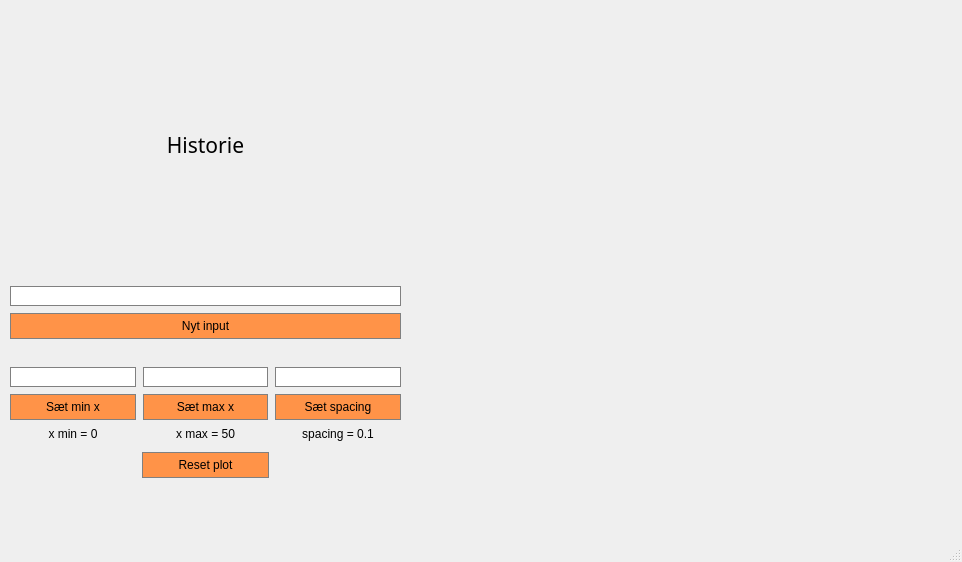
<?xml version="1.0" encoding="UTF-8"?>
<ui version="4.0">
 <class>MainWindow</class>
 <widget class="QMainWindow" name="MainWindow">
  <property name="geometry">
   <rect>
    <x>0</x>
    <y>0</y>
    <width>962</width>
    <height>562</height>
   </rect>
  </property>
  <property name="windowTitle">
   <string>MainWindow</string>
  </property>
  <widget class="QWidget" name="centralwidget">
   <widget class="QCustomPlot" name="customPlot" native="true">
    <property name="geometry">
     <rect>
      <x>410</x>
      <y>0</y>
      <width>551</width>
      <height>531</height>
     </rect>
    </property>
   </widget>
   <widget class="QWidget" name="verticalLayoutWidget">
    <property name="geometry">
     <rect>
      <x>10</x>
      <y>10</y>
      <width>391</width>
      <height>441</height>
     </rect>
    </property>
    <layout class="QVBoxLayout" name="verticalLayout">
     <item>
      <layout class="QGridLayout" name="gridLayout_2">
       <property name="sizeConstraint">
        <enum>QLayout::SetDefaultConstraint</enum>
       </property>
      </layout>
     </item>
     <item>
      <spacer name="verticalSpacer_3">
       <property name="orientation">
        <enum>Qt::Vertical</enum>
       </property>
       <property name="sizeHint" stdset="0">
        <size>
         <width>20</width>
         <height>40</height>
        </size>
       </property>
      </spacer>
     </item>
     <item>
      <widget class="QLabel" name="historie">
       <property name="font">
        <font>
         <family>Helonia</family>
         <pointsize>16</pointsize>
        </font>
       </property>
       <property name="layoutDirection">
        <enum>Qt::LeftToRight</enum>
       </property>
       <property name="styleSheet">
        <string notr="true"/>
       </property>
       <property name="text">
        <string>Historie</string>
       </property>
       <property name="textFormat">
        <enum>Qt::RichText</enum>
       </property>
       <property name="alignment">
        <set>Qt::AlignCenter</set>
       </property>
       <property name="wordWrap">
        <bool>true</bool>
       </property>
      </widget>
     </item>
     <item>
      <spacer name="verticalSpacer_2">
       <property name="orientation">
        <enum>Qt::Vertical</enum>
       </property>
       <property name="sizeHint" stdset="0">
        <size>
         <width>20</width>
         <height>40</height>
        </size>
       </property>
      </spacer>
     </item>
     <item>
      <layout class="QGridLayout" name="gridLayout">
       <property name="spacing">
        <number>7</number>
       </property>
       <item row="7" column="1">
        <widget class="QLabel" name="xMin_text">
         <property name="layoutDirection">
          <enum>Qt::LeftToRight</enum>
         </property>
         <property name="text">
          <string>x min = 0</string>
         </property>
         <property name="alignment">
          <set>Qt::AlignCenter</set>
         </property>
        </widget>
       </item>
       <item row="6" column="1">
        <widget class="QPushButton" name="buttonMin">
         <property name="sizePolicy">
          <sizepolicy hsizetype="Minimum" vsizetype="Fixed">
           <horstretch>1</horstretch>
           <verstretch>0</verstretch>
          </sizepolicy>
         </property>
         <property name="styleSheet">
          <string notr="true">QPushButton {
	background-color: #ff9348;
	border: 1px solid gray;
	padding: 5px;
}

QPushButton:pressed {
	background-color: #ffcaa2;
	border: 1px solid gray;
	padding: 5px;
}</string>
         </property>
         <property name="text">
          <string>Sæt min x</string>
         </property>
        </widget>
       </item>
       <item row="5" column="2">
        <widget class="QLineEdit" name="xMax">
         <property name="styleSheet">
          <string notr="true">QLineEdit {
	border: 1px solid gray;
	padding: 1px;
}</string>
         </property>
        </widget>
       </item>
       <item row="1" column="1" colspan="3">
        <widget class="QPushButton" name="inputButton">
         <property name="styleSheet">
          <string notr="true">QPushButton {
	background-color: #ff9348;
	border: 1px solid gray;
	padding: 5px;
}

QPushButton:pressed {
	background-color: #ffcaa2;
	border: 1px solid gray;
	padding: 5px;
}</string>
         </property>
         <property name="text">
          <string>Nyt input</string>
         </property>
        </widget>
       </item>
       <item row="6" column="3">
        <widget class="QPushButton" name="buttonSpacing">
         <property name="sizePolicy">
          <sizepolicy hsizetype="Preferred" vsizetype="Preferred">
           <horstretch>1</horstretch>
           <verstretch>0</verstretch>
          </sizepolicy>
         </property>
         <property name="styleSheet">
          <string notr="true">QPushButton {
	background-color: #ff9348;
	border: 1px solid gray;
	padding: 5px;
}

QPushButton:pressed {
	background-color: #ffcaa2;
	border: 1px solid gray;
	padding: 5px;
}</string>
         </property>
         <property name="text">
          <string>Sæt spacing</string>
         </property>
        </widget>
       </item>
       <item row="0" column="1" colspan="3">
        <widget class="QLineEdit" name="lineInput">
         <property name="styleSheet">
          <string notr="true">QLineEdit {
	border: 1px solid gray;
	padding: 1px;
}</string>
         </property>
        </widget>
       </item>
       <item row="5" column="3">
        <widget class="QLineEdit" name="spacing">
         <property name="styleSheet">
          <string notr="true">QLineEdit {
	border: 1px solid gray;
	padding: 1px;
}</string>
         </property>
        </widget>
       </item>
       <item row="7" column="2">
        <widget class="QLabel" name="xMax_text">
         <property name="text">
          <string>x max = 50</string>
         </property>
         <property name="alignment">
          <set>Qt::AlignCenter</set>
         </property>
        </widget>
       </item>
       <item row="7" column="3">
        <widget class="QLabel" name="spacing_text">
         <property name="text">
          <string>spacing = 0.1</string>
         </property>
         <property name="alignment">
          <set>Qt::AlignCenter</set>
         </property>
        </widget>
       </item>
       <item row="5" column="1">
        <widget class="QLineEdit" name="xMin">
         <property name="styleSheet">
          <string notr="true">QLineEdit {
	border: 1px solid gray;
	padding: 1px;
}</string>
         </property>
        </widget>
       </item>
       <item row="4" column="1">
        <widget class="QLabel" name="label_4">
         <property name="text">
          <string/>
         </property>
        </widget>
       </item>
       <item row="6" column="2">
        <widget class="QPushButton" name="buttonMax">
         <property name="sizePolicy">
          <sizepolicy hsizetype="Minimum" vsizetype="Fixed">
           <horstretch>1</horstretch>
           <verstretch>0</verstretch>
          </sizepolicy>
         </property>
         <property name="styleSheet">
          <string notr="true">QPushButton {
	background-color: #ff9348;
	border: 1px solid gray;
	padding: 5px;
}

QPushButton:pressed {
	background-color: #ffcaa2;
	border: 1px solid gray;
	padding: 5px;
}</string>
         </property>
         <property name="text">
          <string>Sæt max x</string>
         </property>
        </widget>
       </item>
       <item row="8" column="2">
        <spacer name="verticalSpacer">
         <property name="orientation">
          <enum>Qt::Vertical</enum>
         </property>
         <property name="sizeHint" stdset="0">
          <size>
           <width>0</width>
           <height>10</height>
          </size>
         </property>
        </spacer>
       </item>
      </layout>
     </item>
    </layout>
   </widget>
   <widget class="QWidget" name="gridLayoutWidget">
    <property name="geometry">
     <rect>
      <x>10</x>
      <y>450</y>
      <width>391</width>
      <height>31</height>
     </rect>
    </property>
    <layout class="QGridLayout" name="gridLayout_3">
     <item row="0" column="0">
      <widget class="QLabel" name="label">
       <property name="text">
        <string/>
       </property>
      </widget>
     </item>
     <item row="0" column="1">
      <widget class="QPushButton" name="buttonReset">
       <property name="styleSheet">
        <string notr="true">QPushButton {
	background-color: #ff9348;
	border: 1px solid gray;
	padding: 5px;
}

QPushButton:pressed {
	background-color: #ffcaa2;
	border: 1px solid gray;
	padding: 5px;
}</string>
       </property>
       <property name="text">
        <string>Reset plot</string>
       </property>
      </widget>
     </item>
     <item row="0" column="2">
      <widget class="QLabel" name="label_3">
       <property name="text">
        <string/>
       </property>
      </widget>
     </item>
    </layout>
   </widget>
  </widget>
  <widget class="QMenuBar" name="menubar">
   <property name="geometry">
    <rect>
     <x>0</x>
     <y>0</y>
     <width>962</width>
     <height>21</height>
    </rect>
   </property>
  </widget>
  <widget class="QStatusBar" name="statusbar"/>
 </widget>
 <customwidgets>
  <customwidget>
   <class>QCustomPlot</class>
   <extends>QWidget</extends>
   <header>qcustomplot.h</header>
   <container>1</container>
  </customwidget>
 </customwidgets>
 <resources/>
 <connections/>
</ui>
